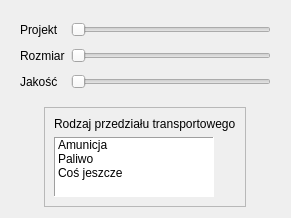
      <widget class="QWidget" name="tab_3">
       <attribute name="title">
        <string>Ładunek</string>
       </attribute>
       <layout class="QVBoxLayout" name="verticalLayout_3">
        <item>
         <widget class="QFrame" name="formFrame_2">
          <property name="sizePolicy">
           <sizepolicy hsizetype="Expanding" vsizetype="Expanding">
            <horstretch>2</horstretch>
            <verstretch>0</verstretch>
           </sizepolicy>
          </property>
          <layout class="QFormLayout" name="formLayout_4">
           <item row="0" column="1">
            <widget class="QSlider" name="PancerzSlid_2">
             <property name="sizePolicy">
              <sizepolicy hsizetype="Preferred" vsizetype="Preferred">
               <horstretch>0</horstretch>
               <verstretch>0</verstretch>
              </sizepolicy>
             </property>
             <property name="minimumSize">
              <size>
               <width>200</width>
               <height>20</height>
              </size>
             </property>
             <property name="maximumSize">
              <size>
               <width>600</width>
               <height>20</height>
              </size>
             </property>
             <property name="palette">
              <palette>
               <active>
                <colorrole role="Highlight">
                 <brush brushstyle="SolidPattern">
                  <color alpha="255">
                   <red>0</red>
                   <green>255</green>
                   <blue>0</blue>
                  </color>
                 </brush>
                </colorrole>
                <colorrole role="Link">
                 <brush brushstyle="SolidPattern">
                  <color alpha="255">
                   <red>20</red>
                   <green>255</green>
                   <blue>208</blue>
                  </color>
                 </brush>
                </colorrole>
               </active>
               <inactive>
                <colorrole role="Highlight">
                 <brush brushstyle="SolidPattern">
                  <color alpha="255">
                   <red>0</red>
                   <green>255</green>
                   <blue>0</blue>
                  </color>
                 </brush>
                </colorrole>
                <colorrole role="Link">
                 <brush brushstyle="SolidPattern">
                  <color alpha="255">
                   <red>20</red>
                   <green>255</green>
                   <blue>208</blue>
                  </color>
                 </brush>
                </colorrole>
               </inactive>
               <disabled>
                <colorrole role="Highlight">
                 <brush brushstyle="SolidPattern">
                  <color alpha="255">
                   <red>51</red>
                   <green>153</green>
                   <blue>255</blue>
                  </color>
                 </brush>
                </colorrole>
                <colorrole role="Link">
                 <brush brushstyle="SolidPattern">
                  <color alpha="255">
                   <red>20</red>
                   <green>255</green>
                   <blue>208</blue>
                  </color>
                 </brush>
                </colorrole>
               </disabled>
              </palette>
             </property>
             <property name="focusPolicy">
              <enum>Qt::NoFocus</enum>
             </property>
             <property name="minimum">
              <number>10</number>
             </property>
             <property name="maximum">
              <number>100</number>
             </property>
             <property name="value">
              <number>10</number>
             </property>
             <property name="orientation">
              <enum>Qt::Horizontal</enum>
             </property>
             <property name="invertedControls">
              <bool>false</bool>
             </property>
             <property name="tickPosition">
              <enum>QSlider::NoTicks</enum>
             </property>
             <property name="tickInterval">
              <number>20</number>
             </property>
            </widget>
           </item>
           <item row="1" column="0">
            <widget class="QLabel" name="label_14">
             <property name="sizePolicy">
              <sizepolicy hsizetype="Preferred" vsizetype="Preferred">
               <horstretch>0</horstretch>
               <verstretch>0</verstretch>
              </sizepolicy>
             </property>
             <property name="minimumSize">
              <size>
               <width>0</width>
               <height>20</height>
              </size>
             </property>
             <property name="maximumSize">
              <size>
               <width>600</width>
               <height>20</height>
              </size>
             </property>
             <property name="text">
              <string>Rozmiar</string>
             </property>
            </widget>
           </item>
           <item row="1" column="1">
            <widget class="QSlider" name="horizontalSlider_4">
             <property name="sizePolicy">
              <sizepolicy hsizetype="Preferred" vsizetype="Preferred">
               <horstretch>0</horstretch>
               <verstretch>0</verstretch>
              </sizepolicy>
             </property>
             <property name="minimumSize">
              <size>
               <width>200</width>
               <height>20</height>
              </size>
             </property>
             <property name="maximumSize">
              <size>
               <width>600</width>
               <height>20</height>
              </size>
             </property>
             <property name="focusPolicy">
              <enum>Qt::NoFocus</enum>
             </property>
             <property name="minimum">
              <number>10</number>
             </property>
             <property name="maximum">
              <number>100</number>
             </property>
             <property name="value">
              <number>10</number>
             </property>
             <property name="orientation">
              <enum>Qt::Horizontal</enum>
             </property>
             <property name="tickPosition">
              <enum>QSlider::NoTicks</enum>
             </property>
             <property name="tickInterval">
              <number>20</number>
             </property>
            </widget>
           </item>
           <item row="0" column="0">
            <widget class="QLabel" name="label_6">
             <property name="sizePolicy">
              <sizepolicy hsizetype="Preferred" vsizetype="Preferred">
               <horstretch>0</horstretch>
               <verstretch>0</verstretch>
              </sizepolicy>
             </property>
             <property name="minimumSize">
              <size>
               <width>0</width>
               <height>20</height>
              </size>
             </property>
             <property name="maximumSize">
              <size>
               <width>600</width>
               <height>20</height>
              </size>
             </property>
             <property name="text">
              <string>Projekt</string>
             </property>
            </widget>
           </item>
           <item row="2" column="1">
            <widget class="QSlider" name="horizontalSlider">
             <property name="sizePolicy">
              <sizepolicy hsizetype="Preferred" vsizetype="Preferred">
               <horstretch>0</horstretch>
               <verstretch>0</verstretch>
              </sizepolicy>
             </property>
             <property name="minimumSize">
              <size>
               <width>200</width>
               <height>20</height>
              </size>
             </property>
             <property name="maximumSize">
              <size>
               <width>600</width>
               <height>20</height>
              </size>
             </property>
             <property name="focusPolicy">
              <enum>Qt::NoFocus</enum>
             </property>
             <property name="minimum">
              <number>10</number>
             </property>
             <property name="maximum">
              <number>100</number>
             </property>
             <property name="value">
              <number>10</number>
             </property>
             <property name="orientation">
              <enum>Qt::Horizontal</enum>
             </property>
             <property name="tickPosition">
              <enum>QSlider::NoTicks</enum>
             </property>
            </widget>
           </item>
           <item row="2" column="0">
            <widget class="QLabel" name="label_3">
             <property name="sizePolicy">
              <sizepolicy hsizetype="Preferred" vsizetype="Preferred">
               <horstretch>0</horstretch>
               <verstretch>0</verstretch>
              </sizepolicy>
             </property>
             <property name="minimumSize">
              <size>
               <width>0</width>
               <height>20</height>
              </size>
             </property>
             <property name="maximumSize">
              <size>
               <width>600</width>
               <height>20</height>
              </size>
             </property>
             <property name="text">
              <string>Jakość</string>
             </property>
            </widget>
           </item>
          </layout>
         </widget>
        </item>
        <item alignment="Qt::AlignHCenter|Qt::AlignVCenter">
         <widget class="QFrame" name="frame_3">
          <property name="sizePolicy">
           <sizepolicy hsizetype="Expanding" vsizetype="Expanding">
            <horstretch>1</horstretch>
            <verstretch>1</verstretch>
           </sizepolicy>
          </property>
          <property name="minimumSize">
           <size>
            <width>100</width>
            <height>50</height>
           </size>
          </property>
          <property name="maximumSize">
           <size>
            <width>600</width>
            <height>300</height>
           </size>
          </property>
          <property name="frameShape">
           <enum>QFrame::StyledPanel</enum>
          </property>
          <property name="frameShadow">
           <enum>QFrame::Raised</enum>
          </property>
          <layout class="QGridLayout" name="gridLayout_2">
           <item row="1" column="0">
            <widget class="QListWidget" name="lista_pancerz_2">
             <property name="sizePolicy">
              <sizepolicy hsizetype="Maximum" vsizetype="Maximum">
               <horstretch>0</horstretch>
               <verstretch>0</verstretch>
              </sizepolicy>
             </property>
             <property name="maximumSize">
              <size>
               <width>160</width>
               <height>60</height>
              </size>
             </property>
             <property name="frameShape">
              <enum>QFrame::Panel</enum>
             </property>
             <item>
              <property name="text">
               <string>Amunicja</string>
              </property>
             </item>
             <item>
              <property name="text">
               <string>Paliwo</string>
              </property>
             </item>
             <item>
              <property name="text">
               <string>Coś jeszcze</string>
              </property>
             </item>
            </widget>
           </item>
           <item row="0" column="0" alignment="Qt::AlignHCenter">
            <widget class="QLabel" name="label_13">
             <property name="text">
              <string>Rodzaj przedziału transportowego</string>
             </property>
            </widget>
           </item>
          </layout>
         </widget>
        </item>
       </layout>
      </widget>
